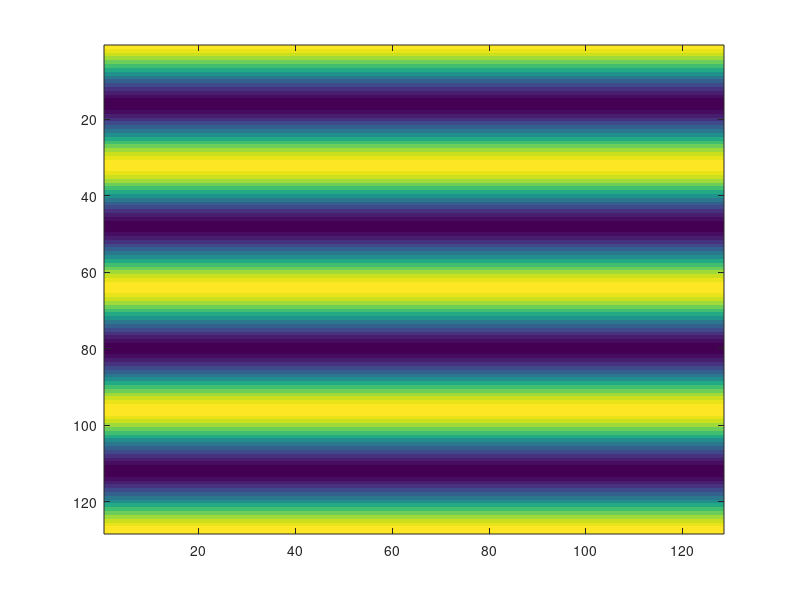

This chart was generated by the following MATLAB code: (Note: this script raises an error after producing the figure.)
% BME671L Lab #7: 2D Fourier Transform, fft2, fftshift, linspace

% Your name: Ravitashaw Bathla

% DISPLAY ALL IMAGES USING COLORMAP gray(256). SET THE AXIS SO THE
% IMAGES ARE NOT DISTORTED (e.g. square or image)
 
close all, clear all
%%
% Q1: Load pattern.mat, display the image and add a color bar. What
% pattern do you observe? (e.g., sinusoid or square function? in what direction?) 
% What is the frequency of this pattern in cycles per pixel?

load('pattern.mat');
figure(1), clf;
imagesc(pattern);
colormap gray(256);
colorbar;
ylabel('Rows');
xlabel('Columns');
axis image;
title('Pattern');

% YOUR ANSWER: There are four vertical sinusoids in the observed pattern. 
% The frequency of each sinusoid will be 4/128 = 0.03125 cycles per pixel. 
f = 4/128;

%%
% Q2: Plot one row and one column of pattern on a same figure using
% subplots. Add titles and axis labels. What type of function is
% represented in this image?
t = 1:128;

row = pattern(1,:);
col = pattern(:,1);

figure(2), clf;

subplot(2, 1, 1);
plot(t, row);
title('Row');
xlabel('Index');
ylabel('Intensity');
xlim([1 128]);

subplot(2, 1, 2);
plot(t, col);
title('Column');
xlabel('Index');
xlim([1 128]);
ylabel('Intensity');

% YOUR ANSWER: Its a sinusoid function (a cosine wave) on the column axis.

%% 
% Q3: Display the 2D Fourier transform of this image using 'fft2'. 
% Use the 'zoom'command to zoom in on the part of the image with signal. 
% You must divide the matlab output by 128^2 for the scaling to be consistent.

ft = fftshift(fft2(pattern))/(128^2);
figure(3), clf;
imagesc(real(ft));
colormap gray(256);
axis image;
colorbar;
zoom(5);
title('Scaled 2D Fourier Transform');
xlabel('x (pixels)');
ylabel('y (pixels)');
% ***********************************************************************
%   SHOW YOUR IMAGE FOR Q3 TO THE TA TO RECEIVE CREDIT FOR THE LAB IF YOU
%   ARE NOT PRESENT AT THE DISCUSSION SESSION ON FRIDAY.
% ******************************************** **************************


%%
% Q4: How does the 2D FT relate to the original image? Think about the original time
% domain and the frequency domain after FT.

% YOUR ANSWER: 
% On observing the two figures, it can be inferred that there is a DC 
% signal (the white patch) as well as a sinusoid (the positive and negative
% frequency). The DC component is bright white spot because it has higher
% amplitude and the gray spots are sinusoid components of positive and
% negative frequencies with smaller amplitude. The sinusoids are at peak
% +/- 4 from the centered DC component. 


%%
% Q5: Re-plot the 2D signal, this time with respect to the proper
% frequency vectors. Again, zoom in.

figure(4), clf;
x_freq = linspace(-1/2, 1/2, 128);
y_freq = linspace(-1/2, 1/2, 128);
imagesc(x_freq, y_freq, real(ft));
colormap gray(256);
colorbar;
axis image;
zoom(5);
title('2D Spectrum in Frequency Domain');
xlabel('x Frequency (Hz)');
ylabel('y Frequency (Hz)');

%%
% Q6: Time to work backwards... Design an image in FREQUENCY space
% that will return pattern, but rotated 90-degrees, using 'rot90()'. Display the image
% using 'imagesc()'(zoomed if necessary) below.
figure(5), clf;
ft_r = rot90(ft);
imagesc(real(ft_r));
x_freq = linspace(-1/2, 1/2, 128);
y_freq = linspace(-1/2, 1/2, 128);
title('Rotated FFT Pattern');
axis image;
colorbar;
zoom(5);
colormap gray(256);
ylabel('Rows');
xlabel('Columns');


%%
% Q7: Take the inverse FT of your image using 'fftshift()' and then 'ifft2()', and prove that your design
% works. Display the image in the time domain. 
figure(6), clf;
ift = 128*ifft2(fftshift(ft_r), 128, 128);
imagesc(abs(ift));
axis image;
colormap gray(256);
colorbar;
title('Rotated Image');

% The final image obtained from the rotated ffourier transform is also
% rotated. 

%%
% Q8:  CLEANING AN IMAGE CONTAMINATED BY COSINUSOIDAL NOISE.
% Read and display an image from file 'hidden_image.jpg' using 'imread()' and 'imagesc()'.
figure(7), clf;
img = imread('hidden_image.jpg');
imagesc(img);
colormap gray(256);
colorbar;
axis image;
title('Hidden Image');

%%
% Q9: Take FT of this image and plot the amplitude and phase spectra in one figure using subplots.
% Hint:  You need to plot the logarithm of the amplitude.

figure(8), clf;
ft = fftshift(fft2(img))/128^2;

subplot(2,1,1);
imagesc(log(abs(ft)));
title('Amplitude');
colormap gray(256);
xlabel('columns');
ylabel('rows');
axis image;

subplot(2,1,2);
imagesc(atan2(real(ft), imag(ft)));
title('Phase');
colormap gray(256);
xlabel('columns');
ylabel('rows');
axis image;

%%
% Q10: Zoom in on the appropriate part of the amplitude spectrum to
% find the offending sinusoids.

figure(9), clf;
ft = fftshift(fft2(img));
imagesc(log(abs(ft)));
title('Amplitude');
colormap gray(256);
xlabel('columns');
ylabel('rows');
axis image;
zoom(5);

% The offending signals are at (57, 57), (57, 73), (73, 57) and (73, 73). 
% The white patches visible in center seems to be the DC component in Figure 9. 

%%
% Q11: Make changes to the FT of this image to eliminate the
% sinusoidal noise. Hint: Create a new matrix, directly pick up the pixels that you need to clean and give them a value of 0.
% Plot the zoomed amplitude spectrum of the result.

new_image = repmat(ft, 1, 1);
new_image(57, 57) = 0;
new_image(73, 73) = 0;
new_image(73, 57) = 0;
new_image(57, 73) = 0;

figure(10), clf;
imagesc(log(abs(new_image)));
colormap gray(256);
title('Amplitude without noise');
xlabel('columns');
ylabel('rows');

%%
% Q12: Perform an inverse FT and examine the resulting image.
% Display the image that was hidden behind the noise. Hint: It should look
% like a biological sample labeled with an '(a)' at the upper left corner.

figure(11), clf;
colormap gray(256);
origin_image = ifft2(fftshift(new_image));
imagesc(abs(origin_image));
axis image;
title('Original Image with Noise removed');
xlabel('columns');
ylabel('rows');

%%
% When you are done:
%	* Show up during the discussion session on Friday or show the indicated result/figure to the TA during the lab period
%       to receive credit
%	* upload your script to Sakai
%   * upload a pdf containing your script and outputs.